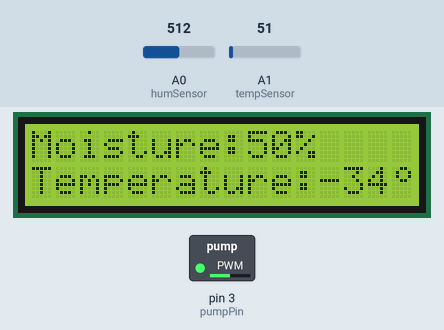
Simulated run of this sketch. Board: Arduino Uno, built with avr-gcc and run on an emulated ATmega328P. Parts: 16×2 character LCD, switched loads named in the sketch (green lamp = pin HIGH). The test bench sets the inputs (shaded band); at power-on: A0 (humSensor) = 512, A1 (tempSensor) = 51.

Above: at 1.6 s.
1.7 s: A0 (humSensor) set to 716
At 3.2 s:
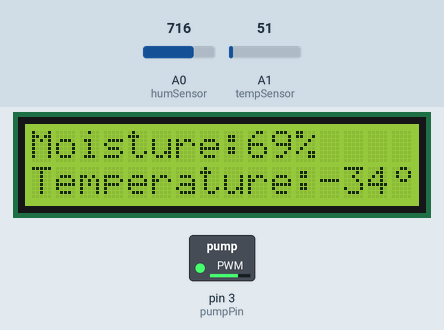
3.5 s: A0 (humSensor) set to 900
At 4.9 s:
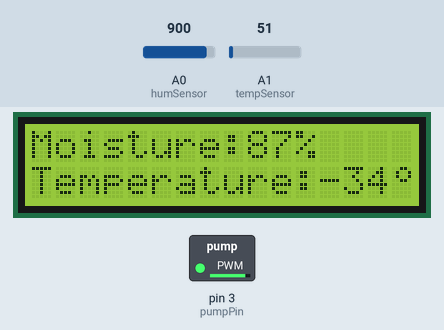
5.5 s: A0 (humSensor) set to 122
At 7.2 s:
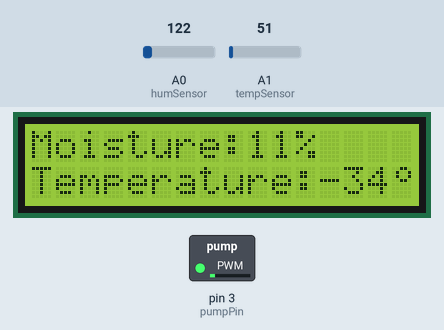
7.5 s: A0 (humSensor) set to 0
At 9.0 s:
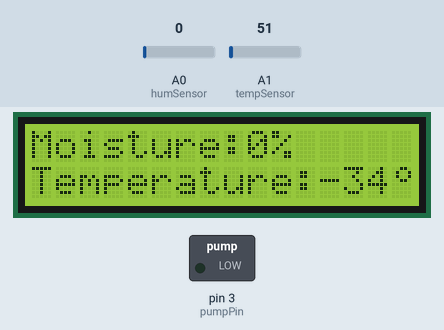
9.5 s: A1 (tempSensor) set to 61
At 10.9 s:
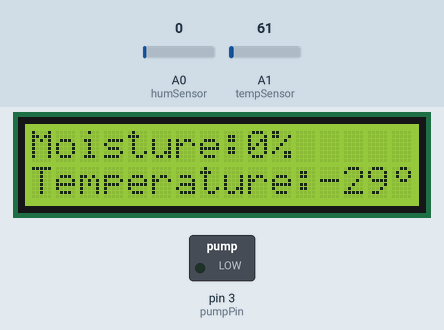
11.5 s: A1 (tempSensor) set to 71
At 13.2 s:
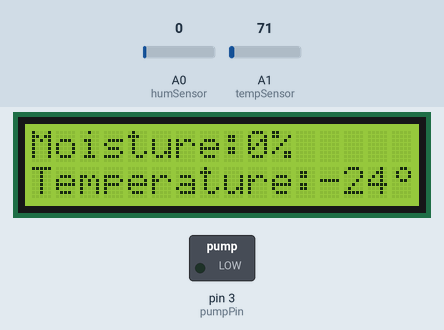
Timing chart, 0 to 14.5 s (numbered marks = the images above; inputs shaded):
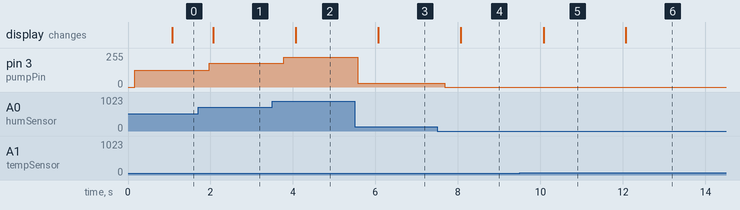

The sketch:

sketch_feb23a.ino
```cpp
#include <TimerOne.h>
#include <LiquidCrystal.h>

const int humSensor = A0;
const int tempSensor = A1;
const byte rs = 12, en = 11, d4 = 4, d5 = 5, d6 = 6, d7 = 7;
const byte pumpPin = 3;
volatile int humValue = 0;
volatile int tempValue = 0;
volatile bool state = true;

const byte customChar[8] = {
  0b00110,
  0b01001,
  0b01001,
  0b00110,
  0b00000,
  0b00000,
  0b00000,
  0b00000,
};

void LCD_Wirte();

LiquidCrystal lcd(rs, en, d4, d5, d6, d7);
void setup() {
  lcd.createChar(0, customChar);
  lcd.begin(16, 2);
  Timer1.initialize(1000000); // initialize timer1, and set the period in microseconds
  Timer1.attachInterrupt(LCD_Wirte); // attaches LCD_Wirte() as a timer interrupt function
  pinMode(pumpPin, OUTPUT);
  delay(100);
}

void loop() {
  humValue = analogRead(humSensor);
  tempValue = map(analogRead(tempSensor),0,1023,-55,446)-3;
  analogWrite(pumpPin,map(humValue,0,1023,0,255));  //TOTO SI ZMEN TAK AKO CHCEŠ. humValue je hodnota z vlhkomera
  // wait 300 milliseconds before the next loop for the
  //analog-to-digital converter to settle after the last reading:
  delay(300);
}

void LCD_Wirte() {
  lcd.clear();
  lcd.print("Moisture:");
  lcd.print(map(humValue,0,1023,0,100));
  lcd.print("%");
  lcd.setCursor(0, 1);

  lcd.print("Temperature:");
  lcd.print(tempValue);
  lcd.write(byte(0));
  lcd.print("C");
}
```

Measured:
- after the input at 1.7 s, pin 3 (pumpPin): 127/255 → 178/255 after 0.27 s; the display: changes after 0.37 s (image 1)
- after the input at 3.5 s, pin 3 (pumpPin): 178/255 → 224/255 after 0.27 s; the display: changes after 0.57 s (image 2)
- after the input at 5.5 s, pin 3 (pumpPin): 224/255 → 30/255 after 0.08 s; the display: changes after 0.57 s (image 3)
- after the input at 7.5 s, pin 3 (pumpPin): 30/255 → 0/255 after 0.18 s; the display: changes after 0.57 s (image 4)
- after the input at 9.5 s, the display: changes after 0.58 s (image 5)
- after the input at 11.5 s, the display: changes after 0.57 s (image 6)
